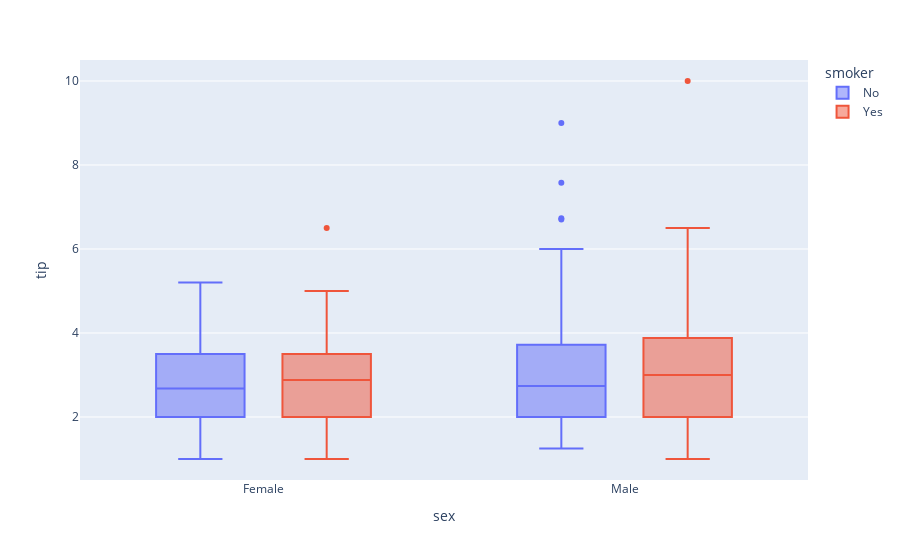

Notebook code for this chart:
### Code cell
exp.box(data_frame= tips, x = tips.sex, y = tips.tip, color = tips['smoker'])

### Figure 1 — Plotly figure (JSON) as saved in the notebook; plotly's stock layout.template omitted (floating-point values rounded to 4 significant figures; data arrays with more than 128 entries replaced by an {"elided": "..."} marker saying what was removed)
{"data": [{"alignmentgroup": "True", "hovertemplate": "smoker=No<br>sex=%{x}<br>tip=%{y}<extra></extra>", "legendgroup": "No", "marker": {"color": "#636efa"}, "name": "No", "notched": false, "offsetgroup": "No", "orientation": "v", "showlegend": true, "type": "box", "x": {"elided": "151 str values"}, "x0": " ", "xaxis": "x", "y": {"elided": "151 float values"}, "y0": " ", "yaxis": "y"}, {"alignmentgroup": "True", "hovertemplate": "smoker=Yes<br>sex=%{x}<br>tip=%{y}<extra></extra>", "legendgroup": "Yes", "marker": {"color": "#EF553B"}, "name": "Yes", "notched": false, "offsetgroup": "Yes", "orientation": "v", "showlegend": true, "type": "box", "x": ["Male", "Male", "Male", "Male", "Male", "Male", "Female", "Male", "Female", "Female", "Male", "Male", "Male", "Male", "Female", "Female", "Male", "Male", "Male", "Male", "Female", "Female", "Female", "Female", "Male", "Male", "Male", "Female", "Male", "Female", "Female", "Female", "Male", "Male", "Male", "Male", "Male", "Male", "Male", "Male", "Female", "Male", "Male", "Male", "Male", "Male", "Male", "Female", "Male", "Female", "Male", "Male", "Female", "Male", "Male", "Male", "Male", "Female", "Female", "Male", "Male", "Female", "Female", "Female", "Male", "Female", "Male", "Male", "Male", "Female", "Male", "Male", "Female", "Female", "Female", "Male", "Male", "Male", "Female", "Male", "Female", "Male", "Male", "Female", "Female", "Female", "Male", "Male", "Male", "Male", "Male", "Female", "Male"], "x0": " ", "xaxis": "x", "y": [3, 1.76, 3.21, 2, 1.98, 3.76, 1, 2.09, 3.14, 5, 3.08, 3, 5, 3, 1, 4.3, 4.73, 4, 1.5, 3, 2.5, 3, 2.5, 3.48, 1.64, 4.06, 4.29, 4, 2, 3, 1.61, 2, 10, 3.16, 5.15, 3.18, 4, 3.11, 2, 2, 4, 3.55, 3.68, 5.65, 3.5, 6.5, 3, 3.5, 2, 3.5, 4, 1.5, 4.19, 2.56, 2.02, 4, 2, 5, 2, 2, 4, 2.01, 2, 2.5, 4, 3.23, 3.41, 3, 2.03, 2.23, 2, 5.16, 2.5, 6.5, 1.1, 3, 1.5, 1.44, 3.09, 2.2, 3.48, 1.92, 1.58, 2.5, 2, 2.88, 2, 3, 3, 1, 1.17, 2, 2], "y0": " ", "yaxis": "y"}], "layout": {"boxmode": "group", "legend": {"title": {"text": "smoker"}, "tracegroupgap": 0}, "margin": {"t": 60}, "xaxis": {"anchor": "y", "domain": [0, 1], "title": {"text": "sex"}}, "yaxis": {"anchor": "x", "domain": [0, 1], "title": {"text": "tip"}}}}
